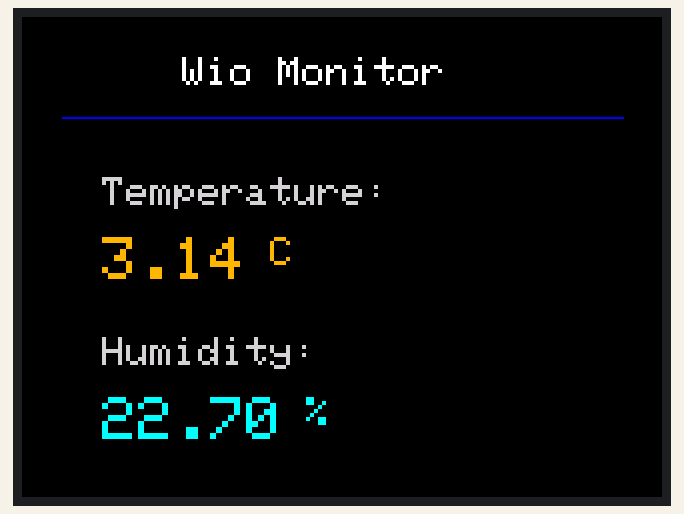
A sketch run on a simulated ESP32. Parts: 320×240 colour display. What the sketch prints to the serial monitor is not drawn.

Above: at 0.3 s.

The sketch:

Assignment_4.ino
```cpp
#include "DHT.h"
#include <SPI.h>
#include <TFT_eSPI.h>

#define DHTPIN D5
#define DHTTYPE DHT11

DHT dht(DHTPIN, DHTTYPE);
TFT_eSPI tft = TFT_eSPI();

void drawInterface();
void updateDisplayValues(float temp, float hum);

void setup() {
  Serial.begin(115200);

  // Initialize Hardware
  dht.begin();
  tft.begin();
  tft.setRotation(3); // Landscape mode

  // Draw the static UI
  drawInterface();
}

void loop() {
  // Read Data
  // float temperature = dht.readTemperature();
  // float humidity = dht.readHumidity();

  // For Mock Data
  float temperature = 3.14;
  float humidity = 22.7;

  // Check for errors
  if (isnan(humidity) || isnan(temperature)) {
    Serial.println("Failed to read from DHT11!");
    // Optional: Draw error on screen if needed
    return;
  }

  // Debug to Serial
  Serial.print("T: "); Serial.print(temperature);
  Serial.print(" | H: "); Serial.println(humidity);

  // Update the screen
  updateDisplayValues(temperature, humidity);

  delay(1000);
}

void drawInterface() {
  tft.fillScreen(TFT_BLACK);

  // Title
  tft.setTextColor(TFT_WHITE);
  tft.setTextSize(2);
  tft.setCursor(80, 20);
  tft.print("Wio Monitor");

  // Separator Line
  tft.drawLine(20, 50, 300, 50, TFT_BLUE);

  // Labels
  tft.setTextColor(TFT_LIGHTGREY);
  tft.setTextSize(2);

  tft.setCursor(40, 80);
  tft.print("Temperature:");

  tft.setCursor(40, 160);
  tft.print("Humidity:");
}

void updateDisplayValues(float temp, float hum) {

  // --- Update Temperature ---
  // Clear previous number (draw black box over it)
  tft.fillRect(40, 110, 200, 30, TFT_BLACK);

  // Write new number
  tft.setTextColor(TFT_ORANGE);
  tft.setTextSize(3);
  tft.setCursor(40, 110);
  tft.print(temp);
  tft.setTextSize(2);
  tft.print(" C");

  // --- Update Humidity ---
  // Clear previous number
  tft.fillRect(40, 190, 200, 30, TFT_BLACK);

  // Write new number
  tft.setTextColor(TFT_CYAN);
  tft.setTextSize(3);
  tft.setCursor(40, 190);
  tft.print(hum);
  tft.setTextSize(2);
  tft.print(" %");
}
```
